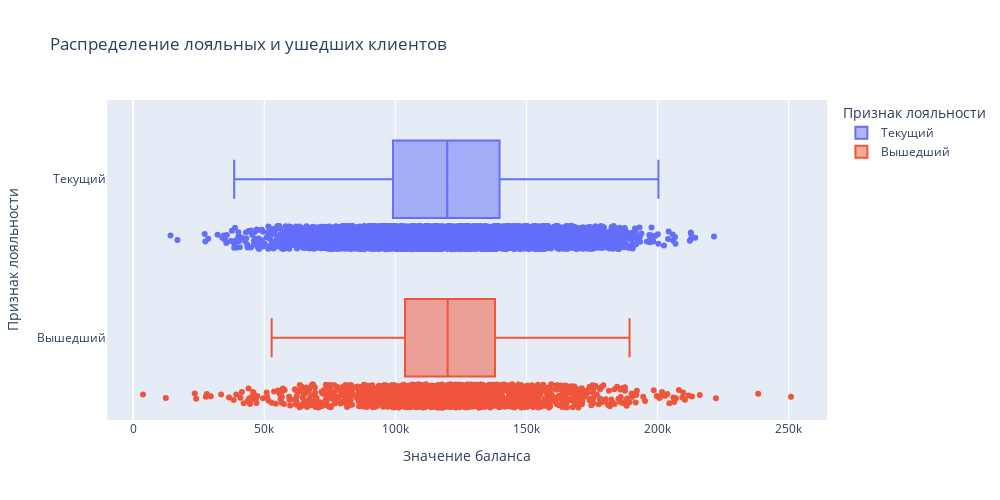

Notebook cell for this chart:
### Markdown cell above
**Однако** мы можем заключить, что для клиентов с нулевым балансом вообще не принципиально, какие условия в банке. Поэтому имеет смысл обработать данные без таких счетов.

### Code cell
# Посмотрите на распределение баланса клиента в разрезе признака оттока. 
without0 = churn_data.query('Balance > 0').copy()

fig = px.box(
    data_frame=without0, #DataFrame
    y='Exited',
    x='Balance', 
    color='Exited',
    points='all',
    labels= {
        'Exited': 'Признак лояльности',
        'Balance': 'Значение баланса'
    },
    orientation='h',
    height=500, #высота
    width=1000, #ширина
    title='Распределение лояльных и ушедших клиентов' #заголовок
)
fig.show()

### Figure 1 — Plotly figure (JSON) as saved in the notebook; plotly's stock layout.template omitted (floating-point values rounded to 4 significant figures; data arrays with more than 128 entries replaced by an {"elided": "..."} marker saying what was removed)
{"data": [{"alignmentgroup": "True", "boxpoints": "all", "hovertemplate": "Признак лояльности=%{y}<br>Значение баланса=%{x}<extra></extra>", "legendgroup": "Текущий", "marker": {"color": "#636efa"}, "name": "Текущий", "notched": false, "offsetgroup": "Текущий", "orientation": "h", "showlegend": true, "type": "box", "x": {"elided": "4846 float values"}, "x0": " ", "xaxis": "x", "y": {"elided": "4846 str values"}, "y0": " ", "yaxis": "y"}, {"alignmentgroup": "True", "boxpoints": "all", "hovertemplate": "Признак лояльности=%{y}<br>Значение баланса=%{x}<extra></extra>", "legendgroup": "Вышедший", "marker": {"color": "#EF553B"}, "name": "Вышедший", "notched": false, "offsetgroup": "Вышедший", "orientation": "h", "showlegend": true, "type": "box", "x": {"elided": "1537 float values"}, "x0": " ", "xaxis": "x", "y": {"elided": "1537 str values"}, "y0": " ", "yaxis": "y"}], "layout": {"boxmode": "overlay", "height": 500, "legend": {"title": {"text": "Признак лояльности"}, "tracegroupgap": 0}, "title": {"text": "Распределение лояльных и ушедших клиентов"}, "width": 1000, "xaxis": {"anchor": "y", "domain": [0, 1], "title": {"text": "Значение баланса"}}, "yaxis": {"anchor": "x", "categoryarray": ["Вышедший", "Текущий"], "categoryorder": "array", "domain": [0, 1], "title": {"text": "Признак лояльности"}}}}
